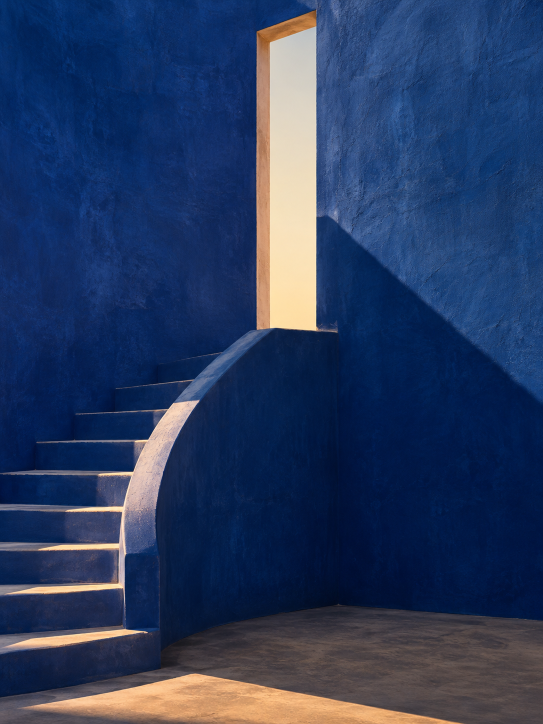
#> input picture website/media-source/blue-hour.png, 1086 x 1448 px (shown at 1/2 size); its folder holds only this picture in this run
$ python prepare-images.py
#> lines starting #> are read from the running program, lines starting #| are printed output that depends on the picture
"""Create responsive WebP and JPEG assets. Requires Pillow with WebP support."""
from pathlib import Path
from PIL import Image

root = Path(__file__).resolve().parents[1]
output = root / 'public/images'
output.mkdir(parents=True, exist_ok=True)
for source in sorted((root / 'media-source').glob('*.png')):
    original = Image.open(source).convert('RGB')
#> original is the input picture: PIL image 1086x1448 RGB; mean R, G, B 41, 58.8, 95.2
    for size in (480, 960, 1600):
        width = min(size, original.width)
        height = round(original.height * width / original.width)
        image = original.resize((width, height), Image.Resampling.LANCZOS)
        image.save(output / f'{source.stem}-{size}.webp', 'WEBP', quality=80, method=6)
        image.save(output / f'{source.stem}-{size}.jpg', 'JPEG', quality=80, optimize=True, progressive=True)
#> this loop made 3 passes
#> pass 1, `image = original.resize((width, height), Image.Resampling.LANCZOS)`:
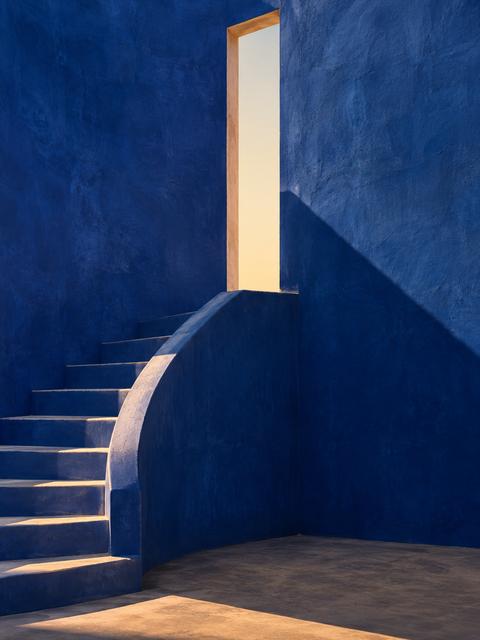
#> image: PIL image 480x640 RGB; mean R, G, B 40.9, 58.8, 95.2
    print(f'{source.stem}: prepared responsive images')

$ run again, on website/media-source/hero.png
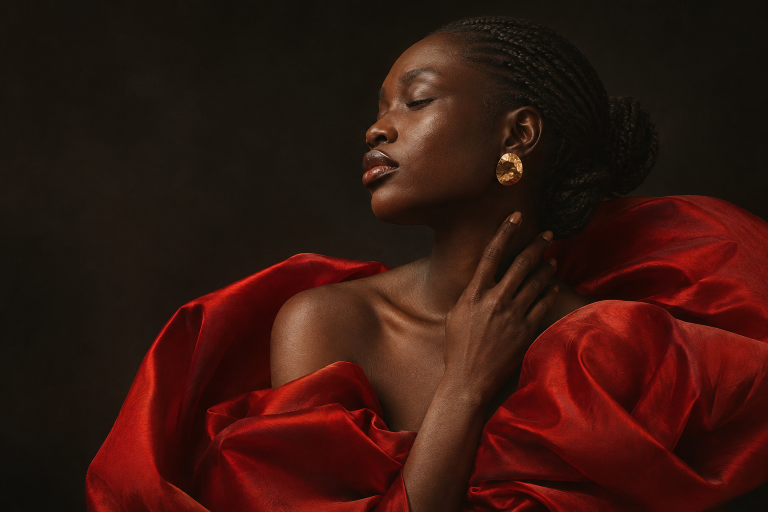
#> input picture website/media-source/hero.png, 1536 x 1024 px (shown at 1/2 size)
#> original is the input picture: PIL image 1536x1024 RGB; mean R, G, B 54.5, 22.7, 15.5
#> the loop `for size in (480, 960, 1600):` made 3 passes
#> pass 1, `image = original.resize((width, height), Image.Resampling.LANCZOS)`:
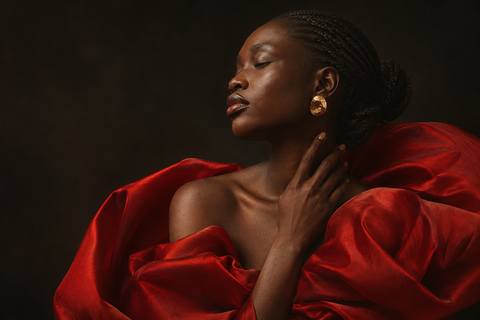
#> image: PIL image 480x320 RGB; mean R, G, B 54.5, 22.7, 15.5

$ run again, on website/media-source/paper.png
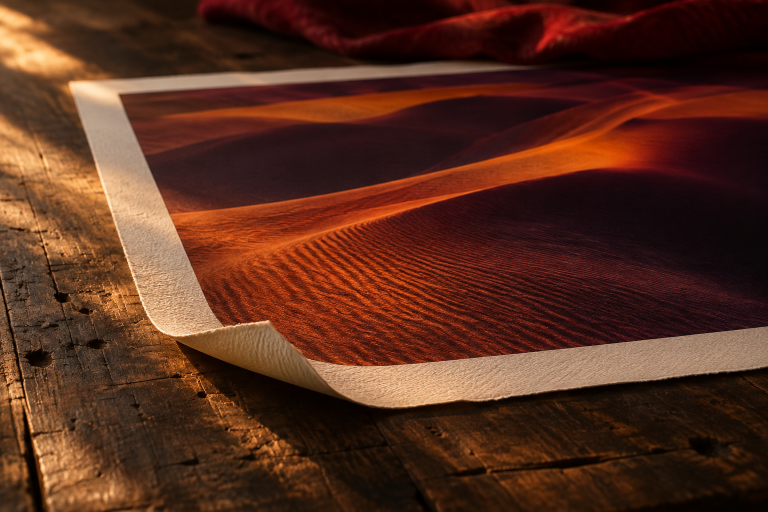
#> input picture website/media-source/paper.png, 1536 x 1024 px (shown at 1/2 size)
#> original is the input picture: PIL image 1536x1024 RGB; mean R, G, B 87, 45.9, 29.5
#> the loop `for size in (480, 960, 1600):` made 3 passes
#> pass 1, `image = original.resize((width, height), Image.Resampling.LANCZOS)`:
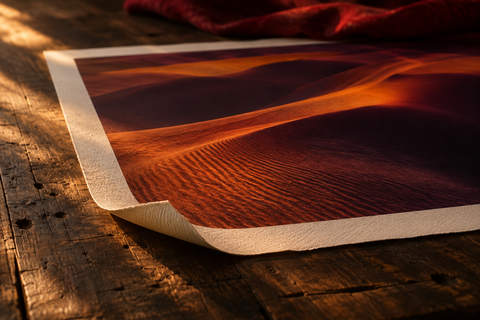
#> image: PIL image 480x320 RGB; mean R, G, B 87, 45.9, 29.5

$ run again, on website/media-source/silence.png
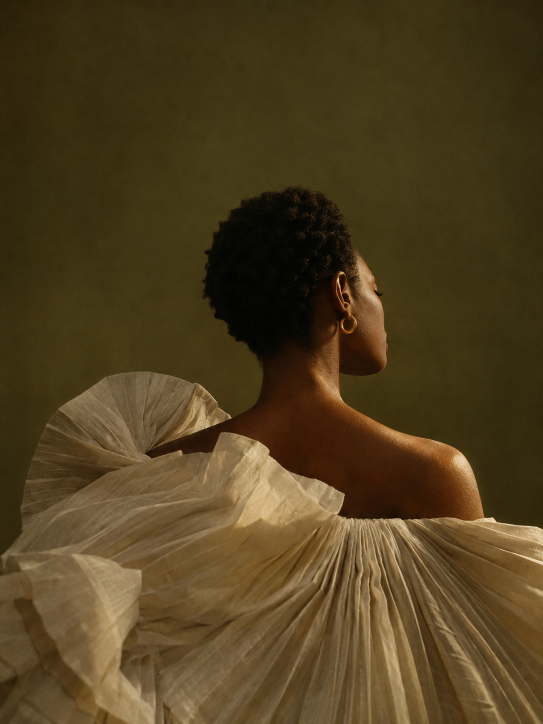
#> input picture website/media-source/silence.png, 1086 x 1448 px (shown at 1/2 size)
#> original is the input picture: PIL image 1086x1448 RGB; mean R, G, B 79.6, 62.6, 31
#> the loop `for size in (480, 960, 1600):` made 3 passes
#> pass 1, `image = original.resize((width, height), Image.Resampling.LANCZOS)`:
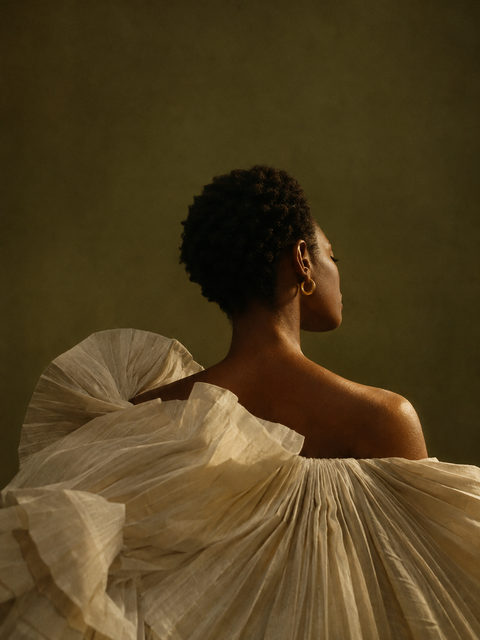
#> image: PIL image 480x640 RGB; mean R, G, B 79.6, 62.6, 31
